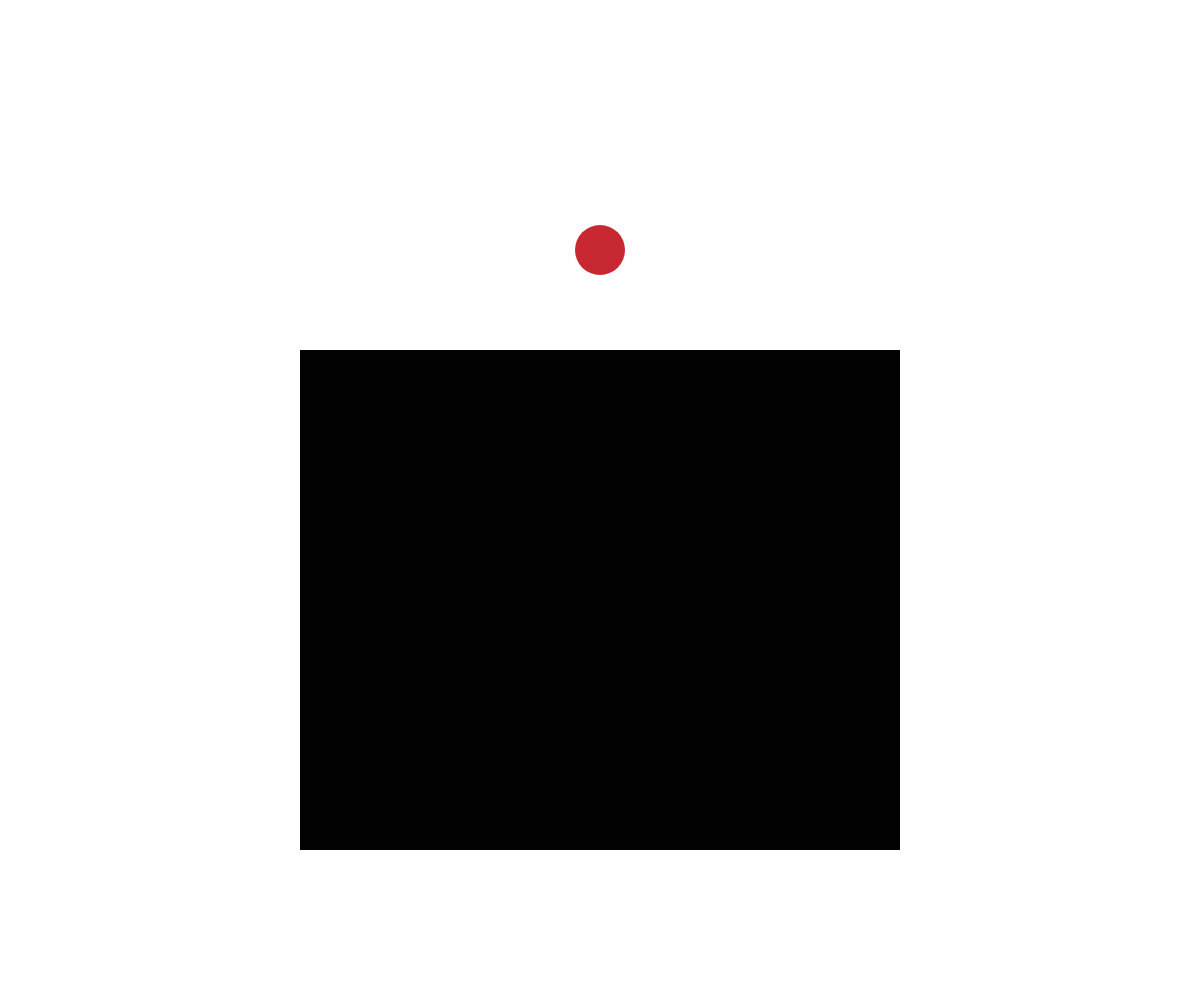
Frame 1 (no input)
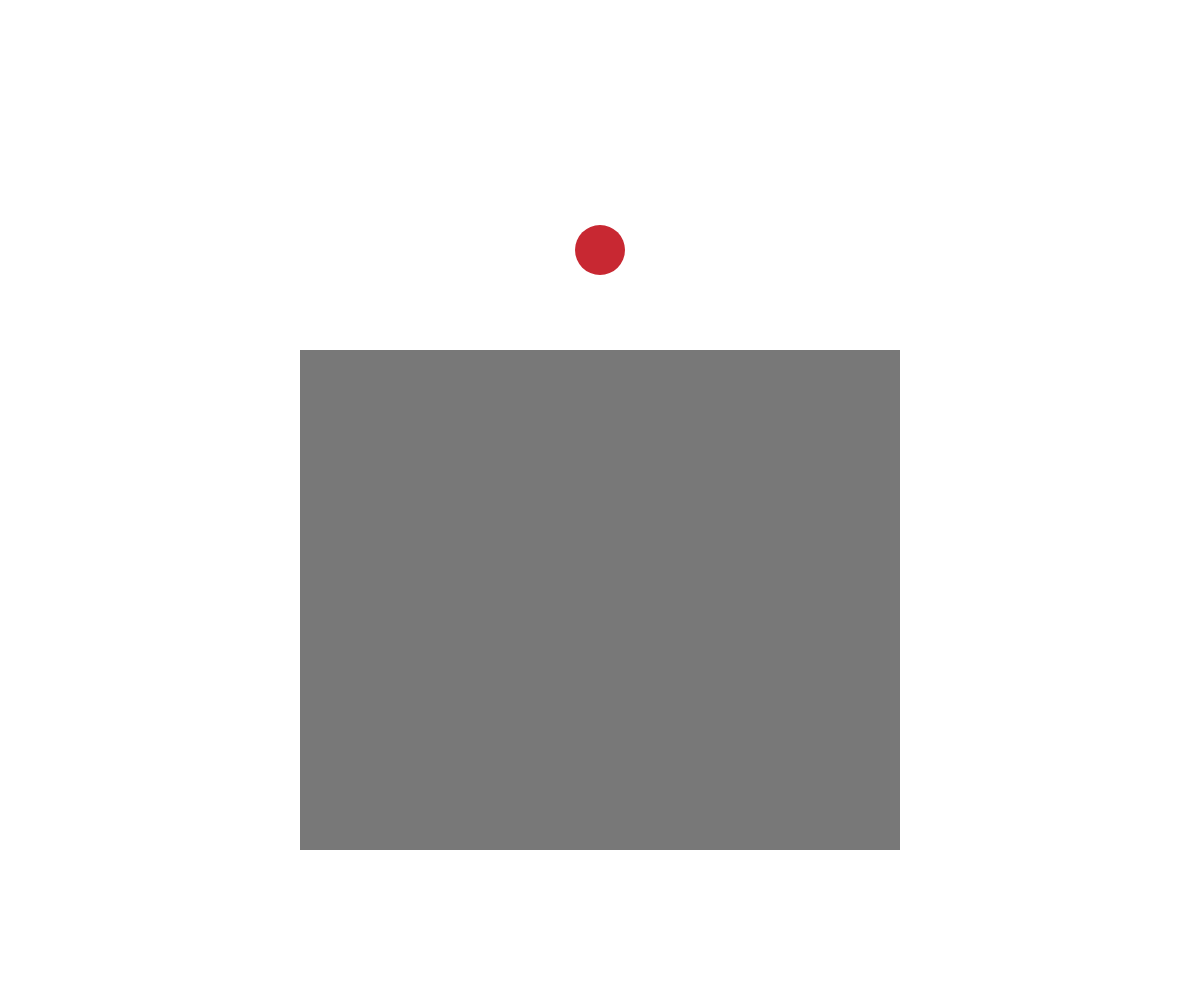
Frame 60 (no input)
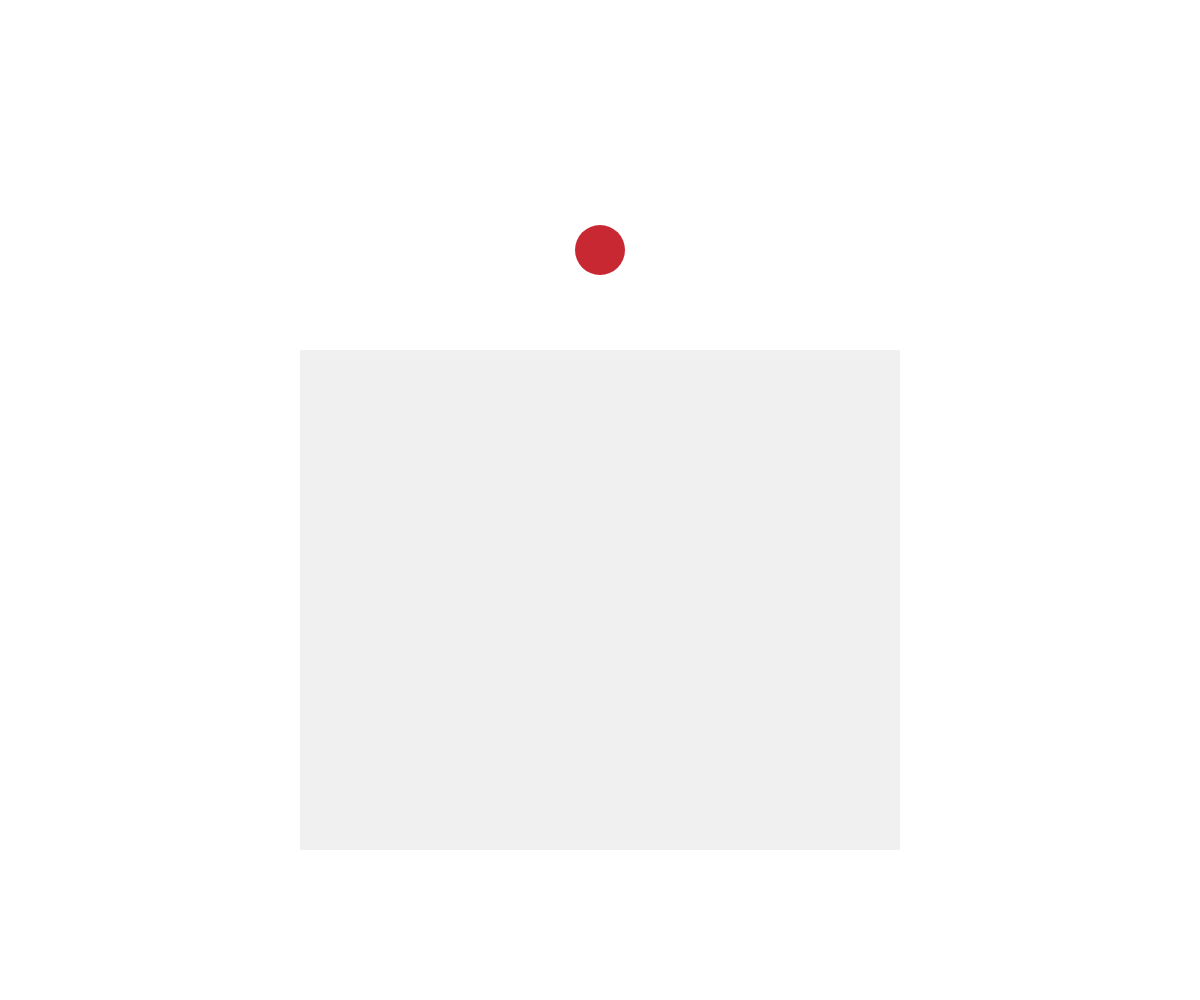
Frame 120 (the mouse pressed at the canvas centre since frame 60)

The p5.js sketch that drew these frames (run headless with seeded random() and noise() and a simulated clock; from frame 60 on, the mouse is pressed at the canvas centre):

// p5.js sketch
// ── sketch.js
// Project Title
// Your Name
// Date
//
// Extra for Experts:
// - describe what you did to take this project "above and beyond"

let buttonX,buttonY,buttonSize;
let rectX,rectY,rectW,rectH;
let rectShade = 0;
let fadeIn = false;
let buttonOver = false;
function setup() {
  createCanvas(windowWidth, windowHeight);
  buttonX = width/2;
  buttonY = height/4;
  buttonSize = 50;
  rectX = width/2;
  rectY = height*0.6;
  rectW = width/2;
  rectH = height*0.5;
  noStroke()
  rectMode(CENTER);
  ellipseMode(CENTER);

}
function mouseDistance(x1,y1,x2,y2){
 let a =abs(x1-x2);
 let b =abs(y1-y2);
 let c =sqrt(sq(a)+ sq(b));
 return c;
}
function mousePressed(){
  if (buttonOver){
    fadeIn = fadeIn
  }
}

function draw() {
  print(mouseDistance(mouseX,mouseY,buttonX,buttonY))
  background(255);
  //button
  if(mouseDistance(mouseX),(mouseY),(buttonX),(buttonY),(buttonSize)){
  fill(200,40,50)
  buttonOver = true;
  }
  else{
    fill(160,30,30)
  }
  ellipse(buttonX,buttonY,buttonSize,buttonSize)
  //if (frameCount % 2 === 0){
    if (fadeIn){
      rectShade -= 2;
    }
  rectShade += 2;
  //}
  rectShade = constrain(rectShade, 0, 255)

  fill(rectShade);
  rect(rectX,rectY,rectW,rectH);
}
